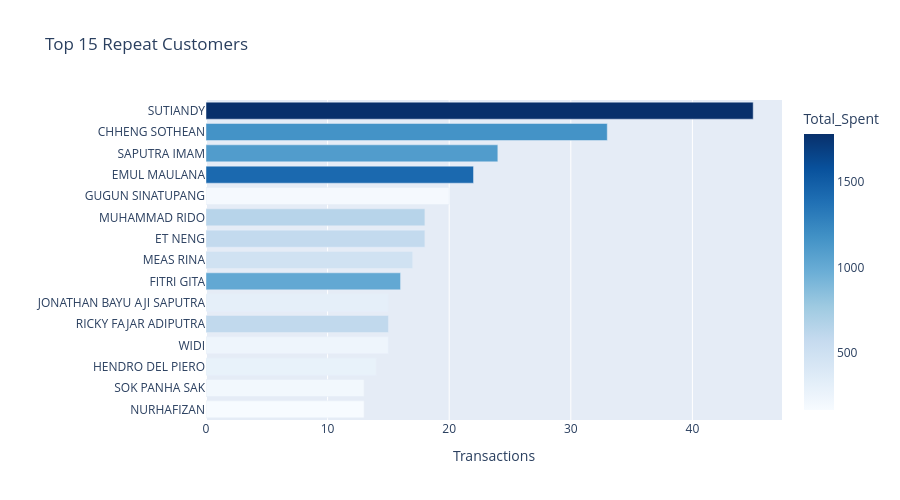

The notebook cell this image was saved under:
### Markdown cell above
## Step 3: Top Customers by Frequency (Who Buys A Lot)

### Code cell
top_freq = (df.groupby('Customer_Name')
            .agg(Transactions=('Amount', 'count'),
                 Total_Spent=('Amount', 'sum'))
            .sort_values('Transactions', ascending=True)
            .tail(15).reset_index())

fig = px.bar(top_freq, x='Transactions', y='Customer_Name', orientation='h',
             color='Total_Spent', color_continuous_scale='Blues',
             title='Top 15 Repeat Customers',
             hover_data=['Total_Spent'])
fig.update_layout(yaxis_title='', height=500)
fig.show()

### Figure 1 — Plotly figure (JSON) as saved in the notebook; plotly's stock layout.template omitted (floating-point values rounded to 4 significant figures)
{"data": [{"alignmentgroup": "True", "customdata": [[162], [202], [280], [236.5], [595], [311.5], [1016], [483.5], [581], [645], [182], [1426.0], [1101], [1168.0], [1784.0]], "hovertemplate": "Transactions=%{x}<br>Customer_Name=%{y}<br>Total_Spent=%{marker.color}<extra></extra>", "legendgroup": "", "marker": {"color": [162, 202, 280, 236.5, 595, 311.5, 1016, 483.5, 581, 645, 182, 1426.0, 1101, 1168.0, 1784.0], "coloraxis": "coloraxis", "pattern": {"shape": ""}}, "name": "", "offsetgroup": "", "orientation": "h", "showlegend": false, "textposition": "auto", "type": "bar", "x": [13, 13, 14, 15, 15, 15, 16, 17, 18, 18, 20, 22, 24, 33, 45], "xaxis": "x", "y": ["NURHAFIZAN", "SOK PANHA SAK", "HENDRO DEL PIERO", "WIDI", "RICKY FAJAR ADIPUTRA", "JONATHAN BAYU AJI SAPUTRA", "FITRI GITA", "MEAS RINA", "ET NENG", "MUHAMMAD RIDO", "GUGUN SINATUPANG", "EMUL MAULANA", "SAPUTRA IMAM", "CHHENG SOTHEAN", "SUTIANDY"], "yaxis": "y"}], "layout": {"barmode": "relative", "coloraxis": {"colorbar": {"title": {"text": "Total_Spent"}}, "colorscale": [[0, "rgb(247,251,255)"], [0.125, "rgb(222,235,247)"], [0.25, "rgb(198,219,239)"], [0.375, "rgb(158,202,225)"], [0.5, "rgb(107,174,214)"], [0.625, "rgb(66,146,198)"], [0.75, "rgb(33,113,181)"], [0.875, "rgb(8,81,156)"], [1, "rgb(8,48,107)"]]}, "height": 500, "legend": {"tracegroupgap": 0}, "title": {"text": "Top 15 Repeat Customers"}, "xaxis": {"anchor": "y", "domain": [0, 1], "title": {"text": "Transactions"}}, "yaxis": {"anchor": "x", "domain": [0, 1], "title": {"text": ""}}}}
